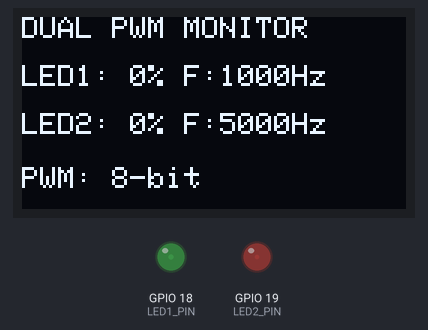
Bench run of a program on a simulated ESP32. On the bench: 128×64 one-colour display, output pins drawn as LEDs (lit = HIGH). What the program prints to the serial monitor is not drawn.

Above: at 0.45 s.
At 10.06 s:
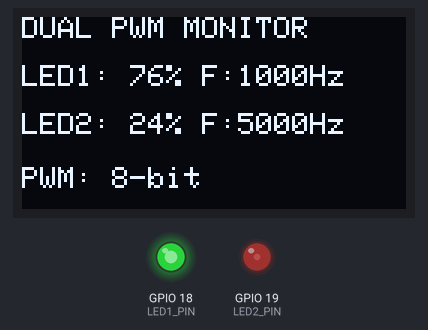
At 19.97 s:
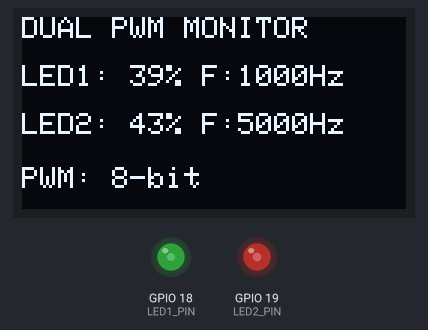
At 39.79 s:
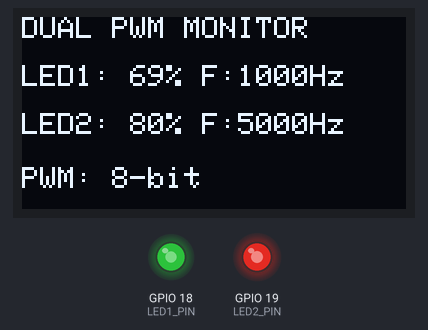
Timing chart, 0 to 40.0 s (numbered marks = the images above):
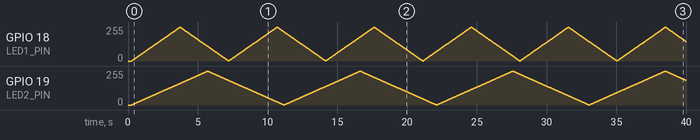

The program:

main.cpp
```cpp
#include <Arduino.h>
#include <Wire.h>
#include <Adafruit_GFX.h>
#include <Adafruit_SSD1306.h>

// LED pins
const int LED1_PIN = 18;
const int LED2_PIN = 19;

// PWM channels
const int LED1_CHANNEL = 0;
const int LED2_CHANNEL = 1;

// Different PWM frequencies
const uint32_t LED1_FREQ = 1000;
const uint32_t LED2_FREQ = 5000;

// PWM resolution
const int PWM_RESOLUTION = 8;
const int MAX_DUTY = 255;

// OLED settings
#define SCREEN_WIDTH 128
#define SCREEN_HEIGHT 64
#define OLED_RESET -1
#define OLED_ADDRESS 0x3C

Adafruit_SSD1306 display(
    SCREEN_WIDTH, SCREEN_HEIGHT, &Wire, OLED_RESET
);

// Current duty-cycle values
int duty1 = 0;
int duty2 = 0;

// Independent fading directions
int direction1 = 1;
int direction2 = 1;

// Non-blocking timers
unsigned long lastFade1 = 0;
unsigned long lastFade2 = 0;
unsigned long lastOLED = 0;

const unsigned long FADE_INTERVAL_1 = 12;
const unsigned long FADE_INTERVAL_2 = 20;
const unsigned long OLED_INTERVAL = 150;

// Update OLED display
void updateOLED() {
    display.clearDisplay();
    display.setTextColor(SSD1306_WHITE);
    display.setTextSize(1);

    display.setCursor(0, 0);
    display.println("DUAL PWM MONITOR");

    display.setCursor(0, 16);
    display.print("LED1: ");
    display.print((duty1 * 100 + 127) / 255);
    display.print("% F:");
    display.print(LED1_FREQ);
    display.println("Hz");

    display.setCursor(0, 32);
    display.print("LED2: ");
    display.print((duty2 * 100 + 127) / 255);
    display.print("% F:");
    display.print(LED2_FREQ);
    display.println("Hz");

    display.setCursor(0, 50);
    display.println("PWM: 8-bit");

    display.display();
}

// Update LED fading
void updateFade(
    int &duty,
    int &direction,
    int channel
) {
    duty += direction;

    if (duty >= MAX_DUTY) {
        duty = MAX_DUTY;
        direction = -1;
    }
    else if (duty <= 0) {
        duty = 0;
        direction = 1;
    }

    ledcWrite(channel, duty);
}

void setup() {
    Serial.begin(115200);
    delay(200);

    // Initialize I2C OLED
    Wire.begin(21, 22);

    // Configure PWM for LED 1
    ledcSetup(
        LED1_CHANNEL,
        LED1_FREQ,
        PWM_RESOLUTION
    );
    ledcAttachPin(LED1_PIN, LED1_CHANNEL);

    // Configure PWM for LED 2
    ledcSetup(
        LED2_CHANNEL,
        LED2_FREQ,
        PWM_RESOLUTION
    );
    ledcAttachPin(LED2_PIN, LED2_CHANNEL);

    // Start LEDs at zero brightness
    ledcWrite(LED1_CHANNEL, 0);
    ledcWrite(LED2_CHANNEL, 0);

    // Initialize OLED
    if (!display.begin(
            SSD1306_SWITCHCAPVCC,
            OLED_ADDRESS
        )) {
        Serial.println("ERROR: OLED initialization failed!");

        while (true) {
            delay(1000);
        }
    }

    display.clearDisplay();
    updateOLED();

    Serial.println("Dual LED PWM and OLED monitor ready.");

    Serial.printf(
        "LED1 frequency: %lu Hz\n",
        (unsigned long)LED1_FREQ
    );

    Serial.printf(
        "LED2 frequency: %lu Hz\n",
        (unsigned long)LED2_FREQ
    );
}

void loop() {
    unsigned long now = millis();

    // Fade LED 1 independently
    if (now - lastFade1 >= FADE_INTERVAL_1) {
        lastFade1 = now;
        updateFade(duty1, direction1, LED1_CHANNEL);
    }

    // Fade LED 2 independently
    if (now - lastFade2 >= FADE_INTERVAL_2) {
        lastFade2 = now;
        updateFade(duty2, direction2, LED2_CHANNEL);
    }

    // Refresh OLED periodically
    if (now - lastOLED >= OLED_INTERVAL) {
        lastOLED = now;
        updateOLED();
    }
}
```
